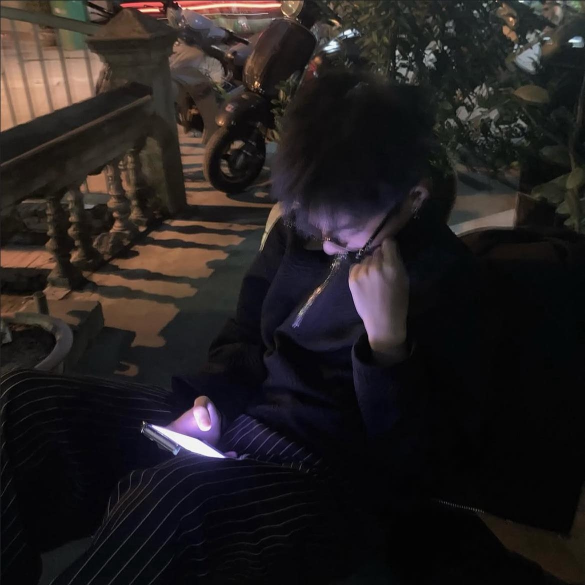
#> input picture dminh.jpg, 1170 x 1170 px (shown at 1/2 size)
$ python portrait.py
#> lines starting #> are read from the running program, lines starting #| are printed output that depends on the picture
#!/usr/bin/env python3
"""
Turn a photo into a monochrome ASCII-art SVG that "types" itself in row by row
(SMIL clip wipes, which GitHub plays inside <img>), then freezes.
Tailored for minh2026. Read local image dminh.jpg to ensure smooth execution on GitHub Actions.
"""
import html
import io
import os
import sys
import urllib.request

from PIL import Image, ImageFilter, ImageOps

# Tự động đọc file ảnh dminh.jpg trong kho lưu trữ của bạn
SRC = sys.argv[1] if len(sys.argv) > 1 else os.path.join(os.path.dirname(os.path.abspath(__file__)), "..", "dminh.jpg")
OUT = os.path.join(os.path.dirname(os.path.abspath(__file__)), "..", "ascii-portrait.svg")
NAME = "Minh"

COLS = int(os.environ.get("COLS", 150))
ART_W = 800
CELL_W = ART_W / COLS
CELL_H = CELL_W * 15 / 8  # ~monospace glyph aspect
RAMP = " .`:-=+*cs#%@"    # sparse -> dense
DARK = os.environ.get("PRINT", "bright") == "dark"
GAMMA = float(os.environ.get("GAMMA", 0.25 if DARK else 1.2))  # applied to luminance before mapping
FLOOR = 0.93 if DARK else 0.2  # luminance past this prints nothing (white cutout bg / dark photo bg)
ALPHA_CUT = 80            # rembg alpha below this is background (drops faint ghosts, keeps soft hair)
THICKEN = int(os.environ.get("THICKEN", 5 if DARK else 3))  # odd filter size: fattens thin ink lines so they survive downsampling
CROP = tuple(float(v) for v in os.environ.get("CROP", "0,0,1,1").split(","))  # fractions of w/h

PAD, TITLE_H, STATUS_H = 20, 30, 30
BG, BG2, FRAME, MUTED, INK = "#0d1117", "#111722", "#30363d", "#7d8590", "#c9d1d9"
ROW_DUR = 5.8 / COLS * 15 / 8  # whole portrait prints in ~6s

# Đọc file ảnh cục bộ từ bộ nhớ kho lưu trữ
if os.path.exists(SRC):
    with open(SRC, "rb") as f:
        raw = f.read()
else:
    # Phương án dự phòng nếu bạn quên chưa tải file dminh.jpg lên
    raw = urllib.request.urlopen("https://github.com").read()

im = Image.open(io.BytesIO(raw)).convert("RGB")
#> im is the input picture: PIL image 1170x1170 RGB; mean R, G, B 36.3, 31.8, 31.6
if DARK:
    from rembg import new_session, remove
    cut = remove(im, session=new_session("isnet-anime"))
    cut.putalpha(cut.getchannel("A").point(lambda a: 255 if a >= ALPHA_CUT else 0))
    im = Image.new("RGBA", cut.size, "white")
    im.alpha_composite(cut)
im = im.convert("L").filter((ImageFilter.MinFilter if DARK else ImageFilter.MaxFilter)(THICKEN))
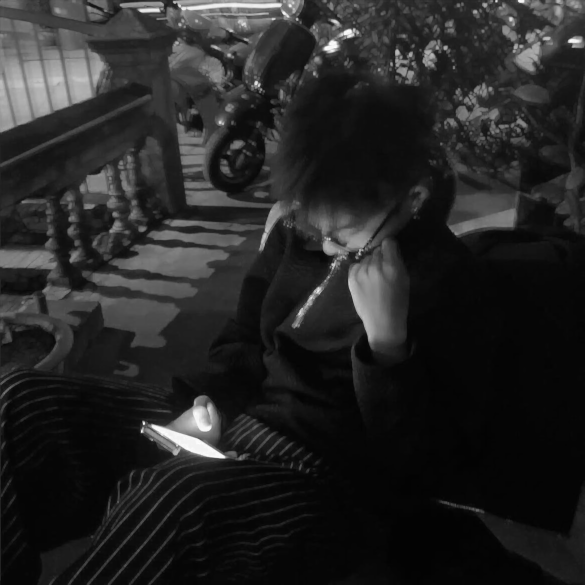
#> im: PIL image 1170x1170 L (shown at 1/2 size); min 2, max 255, mean 36.7
im = ImageOps.autocontrast(im.crop([round(c * im.size[i % 2]) for i, c in enumerate(CROP)]), cutoff=1)
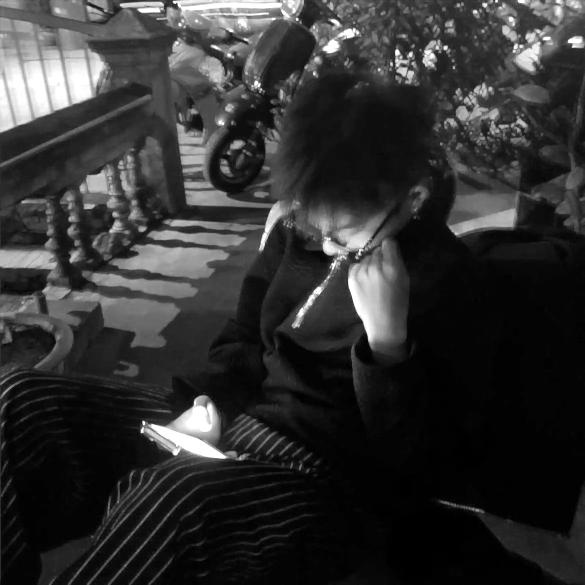
#> im: PIL image 1170x1170 L (shown at 1/2 size); min 0, max 255, mean 48.9
w, h = im.size
#> w = 1170; h = 1170
rows_n = round(COLS * h / w * 8 / 15)
#> rows_n = 80
im = im.resize((COLS, rows_n), Image.LANCZOS)
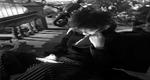
#> im: PIL image 150x80 L; min 0, max 255, mean 48.9
px = im.load()

rows = []
for y in range(rows_n):
    line = ""
    for x in range(COLS):
        lum = (px[x, y] / 255) ** GAMMA
        if DARK:
            line += " " if lum > FLOOR else RAMP[round((1 - lum) * (len(RAMP) - 1))]
        else:
            line += " " if lum < FLOOR else RAMP[round(lum * (len(RAMP) - 1))]
    rows.append(line)
#> after the loop, rows = 80 items

art_h = rows_n * CELL_H
#> art_h = 800
cw, ch = ART_W + PAD * 2, TITLE_H + art_h + STATUS_H + PAD
#> cw = 840; ch = 880
top = TITLE_H + PAD * 0.35
p = [
    f'<svg xmlns="http://w3.org" width="{cw}" height="{ch:.0f}" viewBox="0 0 {cw} {ch:.0f}" '
    'font-family="ui-monospace, SFMono-Regular, Menlo, Consolas, monospace">',
    f'<defs><linearGradient id="bg" x1="0" y1="0" x2="0" y2="1"><stop offset="0" stop-color="{BG2}"/>'
    f'<stop offset="1" stop-color="{BG}"/></linearGradient></defs>',
    f'<rect width="{cw}" height="{ch:.0f}" rx="12" fill="url(#bg)"/>',
    f'<rect x="0.5" y="0.5" width="{cw-1}" height="{ch-1:.0f}" rx="12" fill="none" stroke="{FRAME}"/>',
    f'<line x1="0" y1="{TITLE_H}" x2="{cw}" y2="{TITLE_H}" stroke="{FRAME}"/>',
]
for i, c in enumerate(["#ff5f56", "#ffbd2e", "#27c93f"]):
    p.append(f'<circle cx="{PAD + i*16}" cy="{TITLE_H/2}" r="5" fill="{c}"/>')
p.append(f'<text x="{cw/2}" y="{TITLE_H/2 + 4}" fill="{MUTED}" font-size="12" text-anchor="middle">'
         'minh2026@github: ~$ ./portrait.sh</text>')

for ry, line in enumerate(rows):
    if not line.strip():
        continue
    row_y, t = top + ry * CELL_H, ry * ROW_DUR
    p.append(f'<clipPath id="r{ry}"><rect x="{PAD}" y="{row_y:.1f}" height="{CELL_H:.2f}" width="0">'
             f'<animate attributeName="width" to="{ART_W}" begin="{t:.3f}s" dur="{ROW_DUR:.2f}s" fill="freeze"/>'
             f'</rect></clipPath>')
    p.append(f'<g clip-path="url(#r{ry})"><text xml:space="preserve" x="{PAD}" y="{row_y + CELL_H*0.74:.1f}" '
             f'fill="{INK}" font-size="{CELL_H*0.86:.1f}" textLength="{ART_W}" lengthAdjust="spacing">'
             f'{html.escape(line)}</text></g>')
    p.append(f'<rect y="{row_y+1:.1f}" width="{CELL_W:.2f}" height="{CELL_H-2:.2f}" fill="{INK}" opacity="0">'
             f'<animate attributeName="x" from="{PAD}" to="{PAD+ART_W}" begin="{t:.3f}s" dur="{ROW_DUR:.2f}s" fill="freeze"/>'
             f'<set attributeName="opacity" to="0.85" begin="{t:.3f}s"/>'
             f'<set attributeName="opacity" to="0" begin="{t+ROW_DUR:.3f}s"/></rect>')
#> this loop made 80 passes
#> (row_y, t) on passes 1 to 12: (37, 0), (47, 0.0725), (57, 0.145), (67, 0.218), (77, 0.29), (87, 0.363), (97, 0.435), (107, 0.508), (117, 0.58), (127, 0.653), (137, 0.725), (147, 0.798)
#> after the loop, p = 201 items

sy = TITLE_H + art_h + PAD * 0.35
#> sy = 837
p.append(f'<line x1="0" y1="{sy:.1f}" x2="{cw}" y2="{sy:.1f}" stroke="{FRAME}"/>')
prompt = f"minh2026@github:~$ whoami {NAME} "
p.append(f'<text x="{PAD}" y="{sy+19:.1f}" fill="{MUTED}" font-size="13">'
         f'minh2026@github:~$ whoami <tspan fill="{INK}">{NAME}</tspan></text>')
p.append(f'<rect x="{PAD + len(prompt)*13*0.6:.1f}" y="{sy+7:.1f}" width="8" height="14" fill="{INK}">'
         '<animate attributeName="opacity" values="1;1;0;0" keyTimes="0;0.5;0.51;1" dur="1s" repeatCount="indefinite"/></rect>')
p.append("</svg>")

with open(OUT, "w") as f:
    f.write("".join(p))
print(f"wrote {OUT}: {cw}x{ch:.0f}, {COLS}x{rows_n} chars")
#| wrote scripts/../ascii-portrait.svg: 840x880, 150x80 chars

$ run again, with ac.webp saved as dminh.jpg
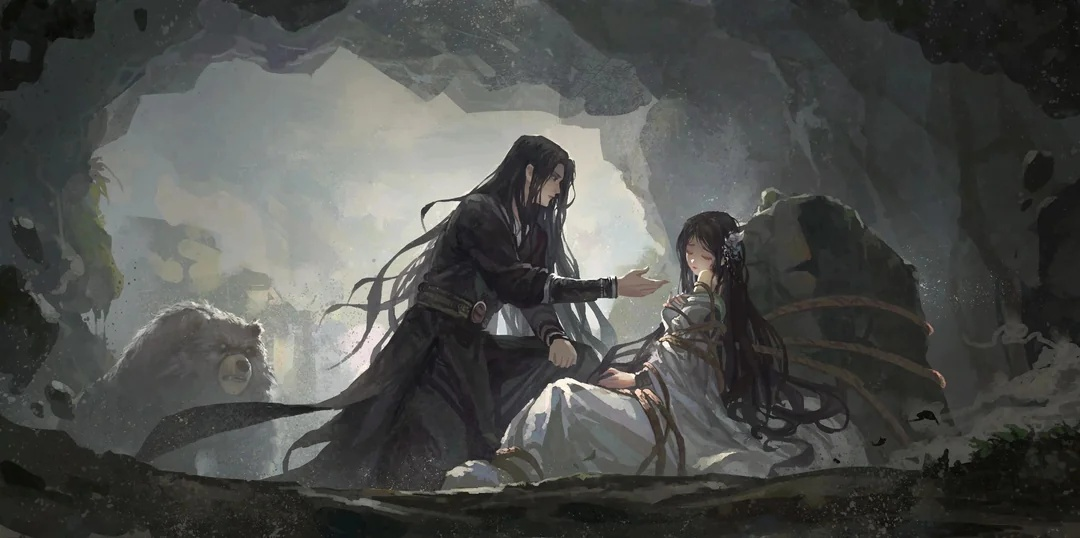
#> input picture ac.webp, 1080 x 538 px
#> im is the input picture: PIL image 1080x538 RGB; mean R, G, B 78.2, 79.6, 76.7
#> `im = ImageOps.autocontrast(im.crop([round(c * im.size[i % 2]) for i, c..`:
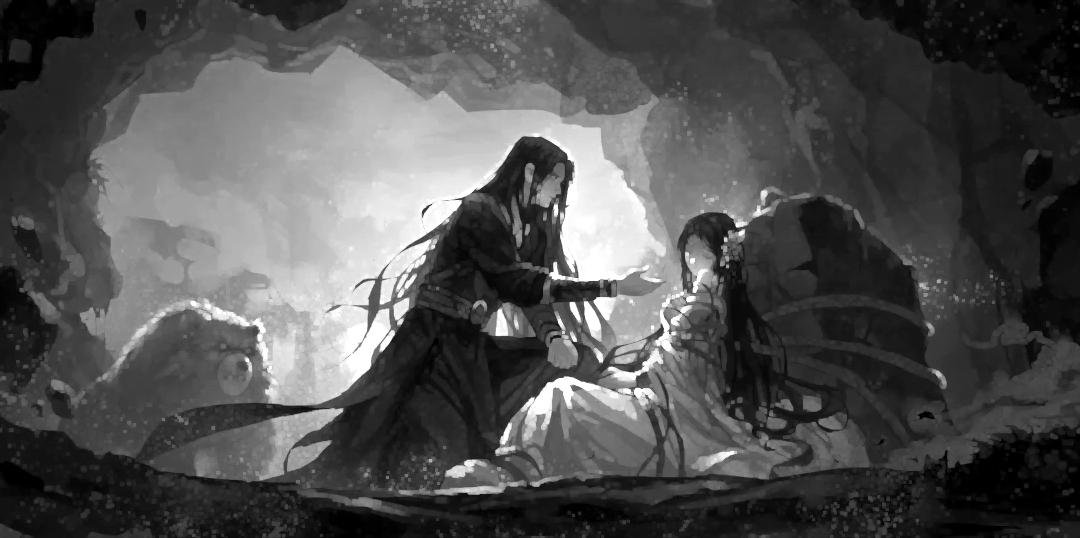
#> im: PIL image 1080x538 L; min 0, max 255, mean 80.7
#> `im = im.resize((COLS, rows_n), Image.LANCZOS)`:
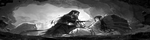
#> im: PIL image 150x40 L; min 0, max 255, mean 80.7
#> after the loop `for y in range(rows_n):`: rows = 40 items
#> the loop `for ry, line in enumerate(rows):` made 40 passes
#> (row_y, t) on passes 1 to 8: (37, 0), (47, 0.0725), (57, 0.145), (67, 0.218), (77, 0.29), (87, 0.363), (97, 0.435), (107, 0.508)
#> after the loop `for ry, line in enumerate(rows):`: p = 123 items
#| wrote scripts/../ascii-portrait.svg: 840x480, 150x40 chars
